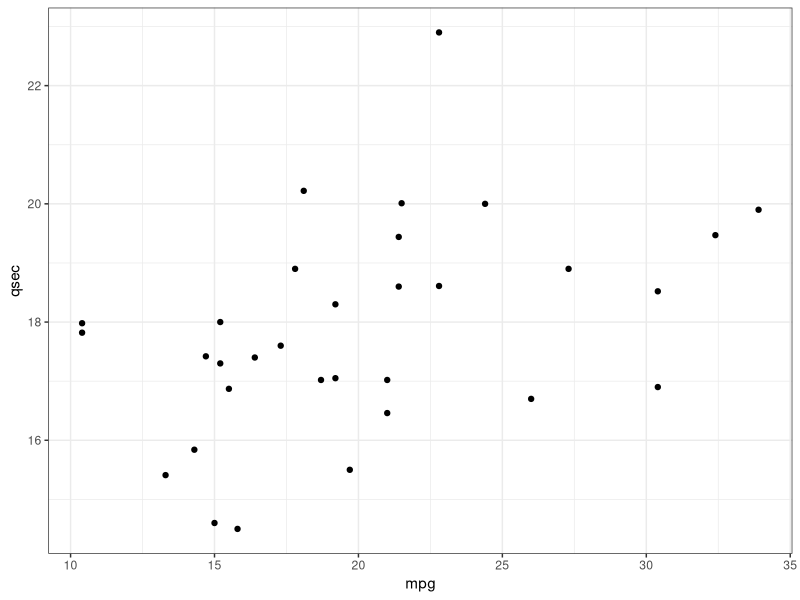
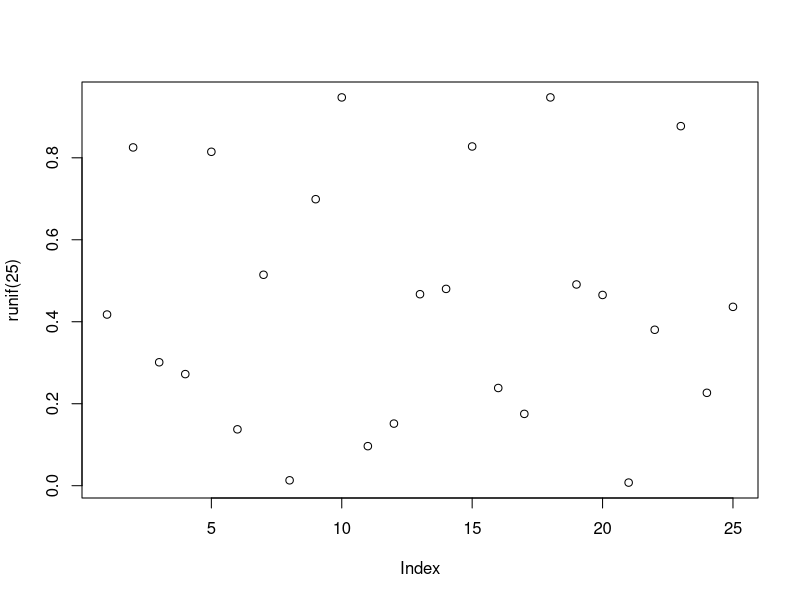

The R source for these figures, in order:
## ---- chunk 1
library(knitr)
knit_hooks$set(plot = function(x, options) {
  if ('tikz' %in% options$dev && !options$external) {
    hook_plot_tex(x, options)
  } else hook_plot_md(x, options)
})
## ---- chunk 2
library(ggplot2)
print(ggplot(mtcars, aes(x = mpg, y = qsec)) + geom_point() + theme_bw())
## ---- chunk 3
plot(runif(25) ~ runif(25))
## ---- chunk 4
print(xtable::xtable(head(mtcars)[,1:4], 
caption = "Integer at eros luctus", label = "tab1"), 
comment = FALSE, timestamp = FALSE, caption.placement = "top")
## ---- chunk 5
head(mtcars[,1:4])
